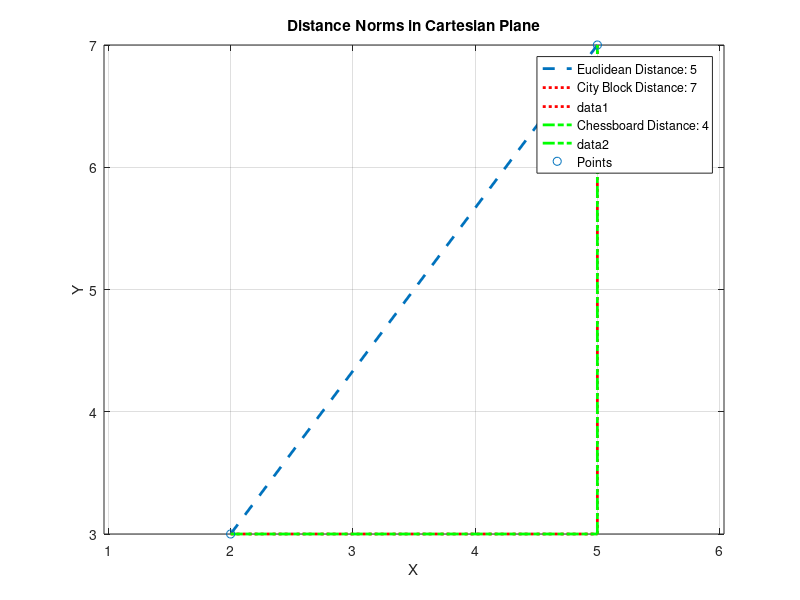

MATLAB code for this plot:
% Define points
p1 = [2, 3];
p2 = [5, 7];
% Euclidean norm
euclidean_dist = norm(p2 - p1);
plot([p1(1), p2(1)], [p1(2), p2(2)], '--', 'LineWidth', 2, 'DisplayName', ['Euclidean Distance: ', num2str(euclidean_dist)])
hold on
% City block norm
city_block_dist = sum(abs(p2 - p1));
plot([p1(1), p2(1)], [p1(2), p1(2)], ':r', 'LineWidth', 2, 'DisplayName', ['City Block Distance: ', num2str(city_block_dist)])
plot([p2(1), p2(1)], [p1(2), p2(2)], ':r', 'LineWidth', 2)
% Chessboard norm
chessboard_dist = max(abs(p2 - p1));
plot([p1(1), p2(1)], [p1(2), p1(2)], '-.g', 'LineWidth', 2, 'DisplayName', ['Chessboard Distance: ', num2str(chessboard_dist)])
plot([p2(1), p2(1)], [p1(2), p2(2)], '-.g', 'LineWidth', 2)
% Plot points
scatter([p1(1), p2(1)], [p1(2), p2(2)], 'ob', 'DisplayName', 'Points')
% Set labels and legend
xlabel('X')
ylabel('Y')
title('Distance Norms in Cartesian Plane')
grid on
axis equal
legend('Location', 'Best')
hold off
